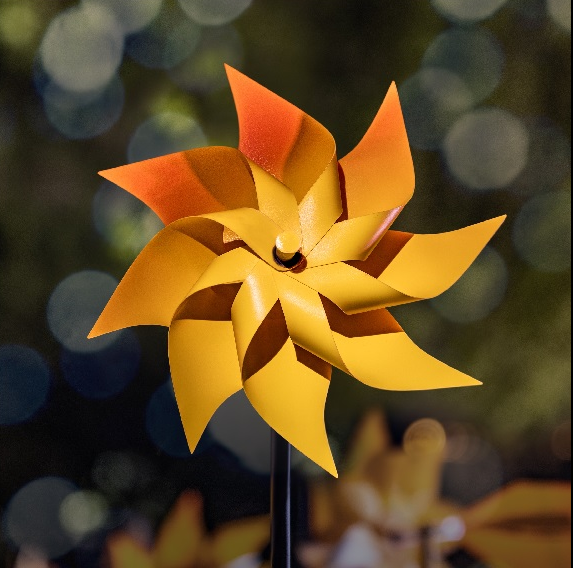
#> input picture edge_detection.png, 573 x 568 px
$ jupyter execute qn5.ipynb
#> lines starting #> are read from the running program, lines starting #| are printed output that depends on the picture
[cell 1]
import cv2
import numpy as np
import matplotlib.pyplot as plt

[cell 2]
image_path = '../../edge_detection.png'
image = cv2.imread(image_path, 0)
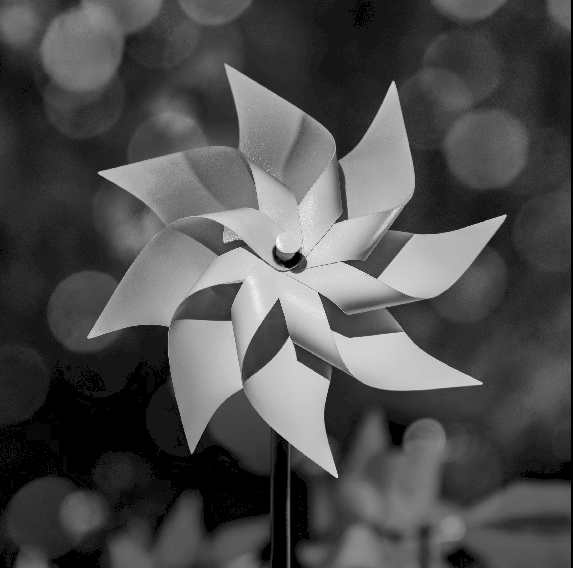
#> image: shape (568, 573); min 0, max 250, mean 77.9

edges = cv2.Canny(image, 50, 150)
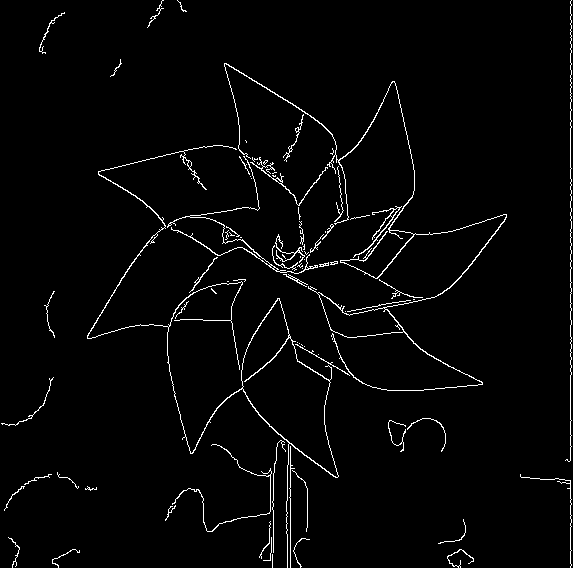
#> edges: shape (568, 573); 2.5% white in thin lines or dots

plt.figure(figsize=(10, 5))
plt.subplot(1, 2, 1)
plt.imshow(image, cmap='gray')
plt.title('Original')
plt.axis('off')

plt.subplot(1, 2, 2)
plt.imshow(edges, cmap='gray')
plt.title('Edges')
plt.axis('off')
plt.tight_layout()
plt.show()
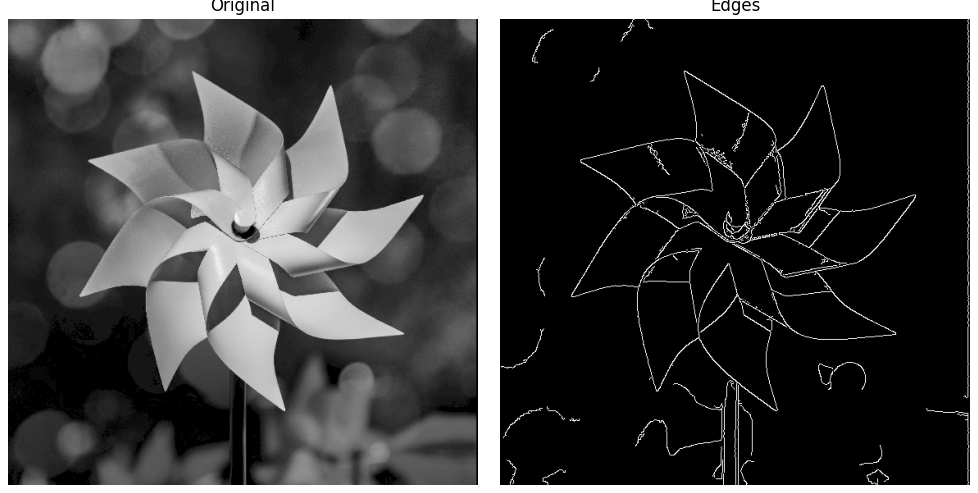
#> figure drawn by matplotlib, 2 panels

[cell 3]
lines = cv2.HoughLinesP(edges, rho=1, theta=np.pi/180, threshold=50, minLineLength=50, maxLineGap=10)
#> lines = 38 rows, first 6: [570, 567, 570, 480], [290, 567, 290, 443], [570, 460, 570, 1], [571, 268, 571, 168], [273, 523, 274, 463], [287, 567, 287, 512]

hough_image = cv2.cvtColor(image, cv2.COLOR_GRAY2BGR)

if lines is not None:
    for line in lines:
        x1, y1, x2, y2 = line[0]
        cv2.line(hough_image, (x1, y1), (x2, y2), (0, 255, 0), 2)
#> this loop made 38 passes
#> (x1, y1, x2, y2) on passes 1 to 12: (570, 567, 570, 480), (290, 567, 290, 443), (570, 460, 570, 1), (571, 268, 571, 168), (273, 523, 274, 463), (287, 567, 287, 512), (266, 264, 354, 313), (87, 335, 137, 255), (286, 524, 288, 441), (98, 171, 194, 148), (224, 63, 283, 99), (456, 281, 506, 217)
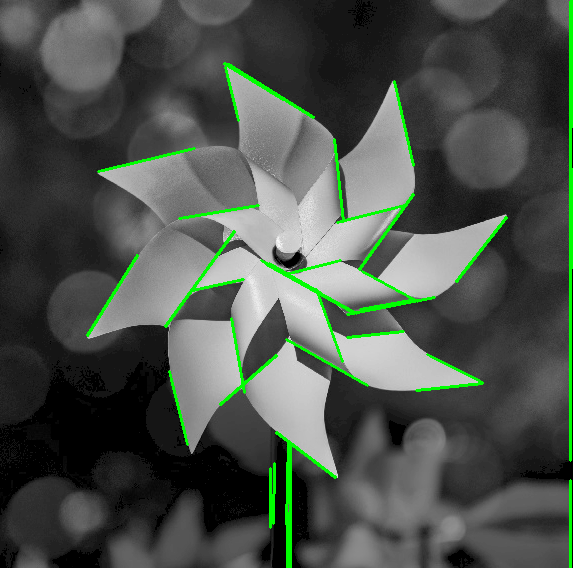
#> hough_image: shape (568, 573, 3); mean B, G, R 75.1, 82.4, 75.1

plt.figure(figsize=(10, 8))
plt.imshow(cv2.cvtColor(hough_image, cv2.COLOR_BGR2RGB))
plt.title(f'Detected Line Segments (Count: {len(lines) if lines is not None else 0})')
plt.axis('off')
plt.show()

[cell 4]
lines_standard = cv2.HoughLines(edges, rho=1, theta=np.pi/180, threshold=100)
#> lines_standard = [[570, 0], [290, 0], [102, 2.08], [273, 0], [282, 0.0175]]

hough_std = cv2.cvtColor(image, cv2.COLOR_GRAY2BGR)

if lines_standard is not None:
    for line in lines_standard:
        rho, theta = line[0]
        a = np.cos(theta)
        b = np.sin(theta)
        x0 = a * rho
        y0 = b * rho
        x1 = int(x0 + 1000 * (-b))
        y1 = int(y0 + 1000 * a)
        x2 = int(x0 - 1000 * (-b))
        y2 = int(y0 - 1000 * a)
        cv2.line(hough_std, (x1, y1), (x2, y2), (255, 0, 0), 2)
#> this loop made 5 passes
#> (rho, theta, a, b, x0, y0, x1, y1) on passes 1 to 5: (570, 0, 1, 0, 570, 0, 570, 1000), (290, 0, 1, 0, 290, 0, 290, 1000), (102, 2.08, -0.485, 0.875, -49.45, 89.21, -924, -395), (273, 0, 1, 0, 273, 0, 273, 1000), (282, 0.0175, 1, 0.0175, 282, 4.92, 264, 1004)
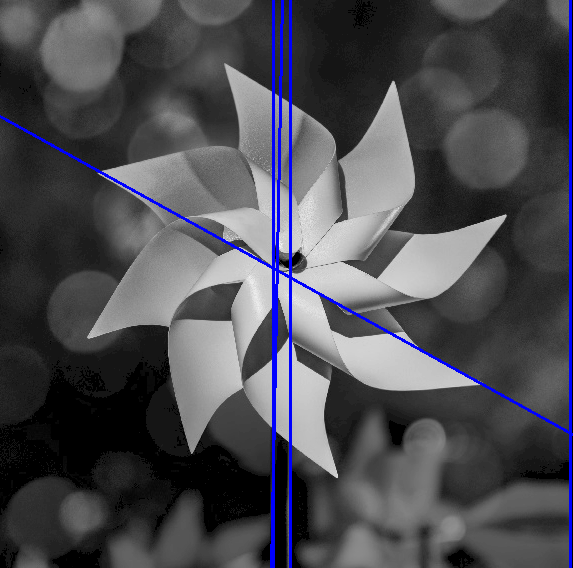
#> hough_std: shape (568, 573, 3); mean B, G, R 81.9, 75.5, 75.5

plt.figure(figsize=(10, 8))
plt.imshow(cv2.cvtColor(hough_std, cv2.COLOR_BGR2RGB))
plt.title(f'Standard Hough Transform Lines (Count: {len(lines_standard) if lines_standard is not None else 0})')
plt.axis('off')
plt.show()
